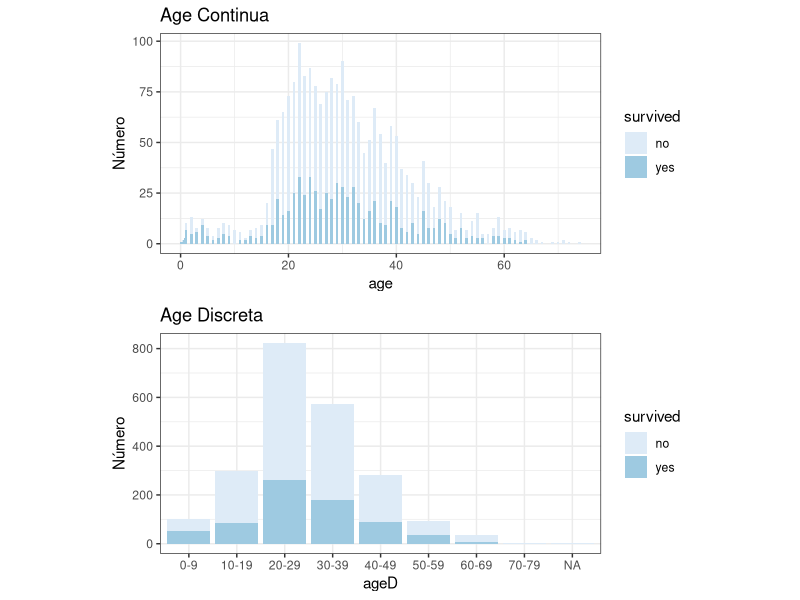
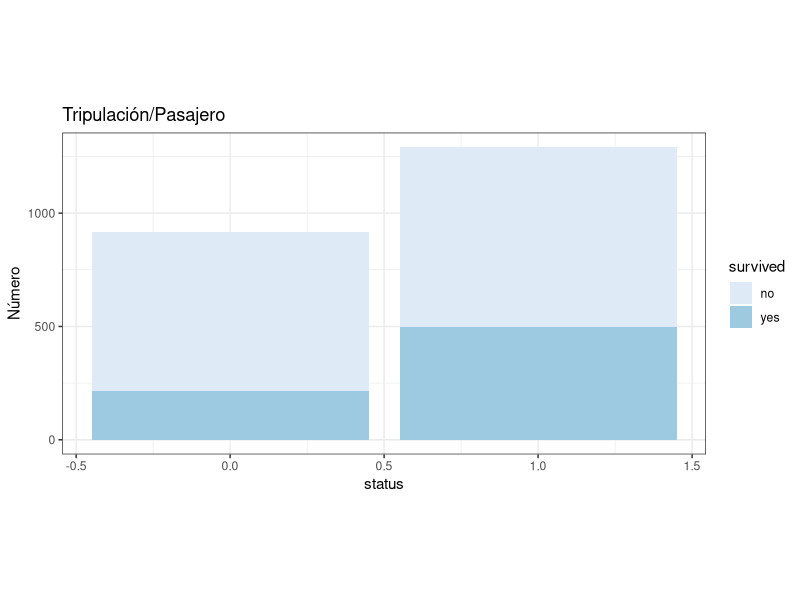
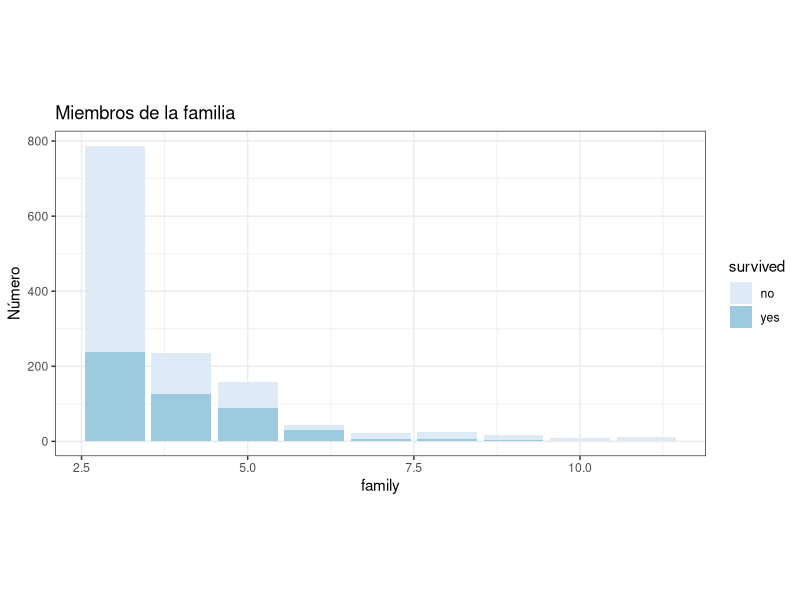

These charts were generated, in order, by the following R code:
## ---- chunk 1
knitr::opts_chunk$set(echo = TRUE)
## ---- chunk 2
# Cargamos las librerías
library(ggplot2)
library(dplyr)
library(RColorBrewer)
library(scales)
library(stats)
theme_set(theme_bw())

# Cargamos el dataset
ds <- read.csv("./data/titanic.csv", header=TRUE, fileEncoding="UTF-8")

#Hacemos una primera inspección
str(ds)
summary(ds)

#Convertimos las variables carácter a variables factor
ds$gender = as.factor(ds$gender)
ds$class = as.factor(ds$class)
ds$embarked = as.factor(ds$embarked)
ds$country = as.factor(ds$country)
ds$sibsp = as.factor(ds$sibsp)
ds$parch = as.factor(ds$parch)
ds$survived = as.factor(ds$survived)
str(ds)
## ---- chunk 3
ds = select(ds, -name, -ticketno)
str(ds)
## ---- chunk 4
#Edad discretizada con un método simple de intervalos de igual amplitud.
summary(ds[,"age"])
ds["ageD"] = cut(ds$age, breaks = c(0,10,20,30,40,50,60,70,100), labels = c("0-9", "10-19", "20-29", "30-39","40-49","50-59","60-69","70-79"))
g1 <- ggplot(ds, aes(x = age, fill=survived))+geom_bar(width=0.5)+scale_fill_brewer(palette="Blues")+theme(aspect.ratio = 0.5)+ggtitle("Age Continua")+ylab("Número")
g2 = ggplot(ds, aes(x = ageD, fill=survived)) + geom_bar()+scale_fill_brewer(palette="Blues")+theme(aspect.ratio = 0.5)+ggtitle("Age Discreta")+ylab("Número")
gridExtra::grid.arrange(g1, g2, ncol=1)
## ---- chunk 5
#Nueva variable para identificar pasajeros y miembros de la tripulación
ds$status = ds$fare
ds$status[is.na(ds$status)] = 0
ds$status[ds$status != 0] = 1
g3 = ggplot(ds, aes(x = status, fill=survived))+ geom_bar()+scale_fill_brewer(palette="Blues")+theme(aspect.ratio = 0.5)+ggtitle("Tripulación/Pasajero")+ylab("Número")
g3
## ---- chunk 6
#Nueva variable para calcular el tamaño de la familia entre los pasajeros
ds$sibspN = as.numeric(ds$sibsp)
ds$parchN = as.numeric(ds$parch)
ds$family = ds$sibspN + ds$parchN +1
ds = select(ds, -sibspN, -parchN)
g4 = ggplot(ds,aes(x=family,fill=survived))+geom_bar()+scale_fill_brewer(palette="Blues")+theme(aspect.ratio = 0.5)+ggtitle("Miembros de la familia")+ylab("Número")
g4
  
## ---- chunk 7
summary(ds)
## ---- chunk 8
shapiro.test(ds$age)
shapiro.test(ds$fare)
shapiro.test(ds$status)
shapiro.test(ds$family)
## ---- chunk 9
 
plotn <- function(x,main="Histograma de frecuencias \ny distribución normal", xlab="X", ylab="Densidad") {
            min <- min(x)
            max <- max(x)
            media <- mean(x)
            dt <- sd(x)
            hist(x,freq=F,main=main,xlab=xlab,ylab=ylab)
            curve(dnorm(x,media,dt), min, max,add = T,col="blue")}

#plotn(ds$age)
#plotn(ds$fare)
#plotn(ds$status)
#plotn(ds$family)

## ---- chunk 10
ds$survived = as.numeric(ds$survived)
fligner.test(survived ~ age, data = ds)
fligner.test(survived ~ fare, data = ds)
fligner.test(survived ~ status, data = ds)
fligner.test(survived ~ family, data = ds)
